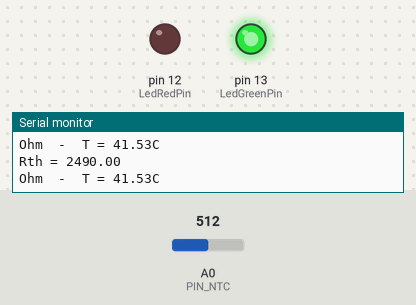
Bench run of a sketch on a simulated Arduino Uno, built with avr-gcc and run on an emulated ATmega328P. Parts: output pins drawn as LEDs (lit = HIGH), the last lines printed to the serial monitor. The test bench sets the inputs (shaded band); at power-on: A0 (PIN_NTC) = 512.

Above: at 1.8 s.
1.9 s: A0 (PIN_NTC) set to 277
3.4 s: A0 (PIN_NTC) set to 257
At 4.4 s:
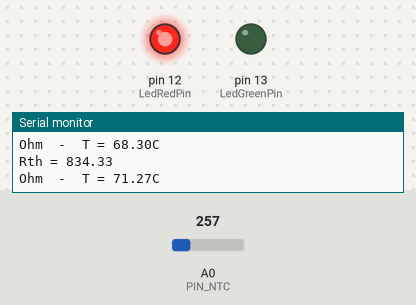
5.5 s: A0 (PIN_NTC) set to 418
7.2 s: A0 (PIN_NTC) set to 436
At 9.0 s:
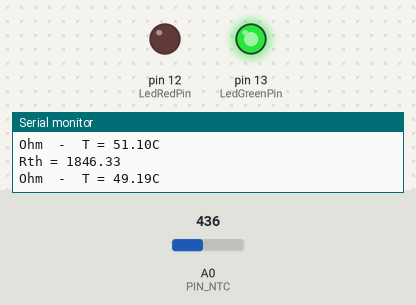
9.5 s: A0 (PIN_NTC) set to 122
At 10.6 s:
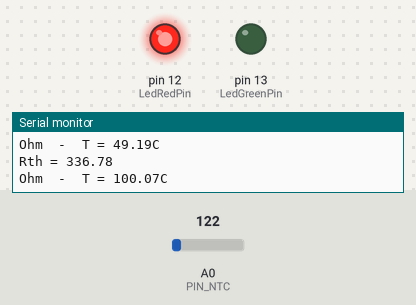
Timing chart, 0 to 12.5 s (numbered marks = the images above; inputs shaded):
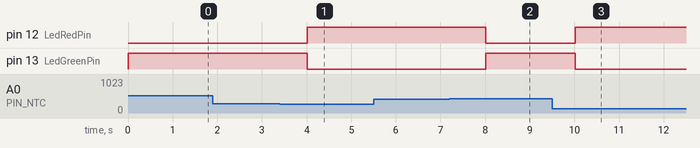

Measured:
- the behaviour switches between 266 and 265 on A0 (PIN_NTC) (found by bisection; images 0 and 1)
- the behaviour switches between 428 and 429 on A0 (PIN_NTC) (found by bisection; images 1 and 2)
- after the input at 3.4 s, pin 12 (LedRedPin): LOW → HIGH after 0.61 s; pin 13 (LedGreenPin): HIGH → LOW after 0.61 s
- after the input at 7.2 s, pin 12 (LedRedPin): HIGH → LOW after 0.82 s; pin 13 (LedGreenPin): LOW → HIGH after 0.82 s
- after the input at 9.5 s, pin 12 (LedRedPin): LOW → HIGH after 0.52 s; pin 13 (LedGreenPin): HIGH → LOW after 0.52 s

The sketch:

LIRE_CTN.ino
```cpp
#include <math.h>
#define PIN_NTC 0
int LedGreenPin = 13;
int LedRedPin = 12;
double Rref = 2490.0; //Résistance de référence à 25°C
double V_IN = 5.0; //Alimentation électrique

//Information de la thermistance

float Tun = 10.0;
float Run = 9950.0;
//print('\t----------------------------------')
float Tdeux = 40.0;
float Rdeux = 2663.0;
//print('\t----------------------------------')
float Ttrois = 120.0;
float Rtrois = 194.0;

// calculs en kelvin
float KTun = Tun + 273;
float KTdeux = Tdeux + 273;
float KTtrois = Ttrois + 273;

double Yun = 1/KTun;
double Ydeux = 1/KTdeux;
double Ytrois = 1/KTtrois;

float Lun = log(Run);
float Ldeux = log(Rdeux);
float Ltrois = log(Rtrois);

// calculs intermediaires
float a = (Ldeux-Ltrois)/(Lun-Ldeux)*(pow (Ldeux,3) - pow (Lun,3)) + (pow (Ldeux,3) - pow (Ltrois,3));
float b = Ydeux - Ytrois - ((Ldeux-Ltrois)/(Lun-Ldeux))*(Yun-Ydeux);

// calculs de A, B et C
double C = b / a;
double B = (1/(Lun-Ldeux))*(Yun-Ydeux-C*(pow(Lun,3) - pow(Ldeux,3)));
double A = Yun - B*Lun - C*pow (Lun,3);

double A_1 = Yun - B*Lun - C*pow (Lun,3);
double B_1 = (1/(Lun-Ldeux))*(Yun-Ydeux-C*(pow(Lun,3) - pow(Ldeux,3)));
double C_1 = b/a;
//double D_1 = 6.383091E-8;

void printDouble( double val, unsigned long precision){
// prints val with number of decimal places determine by precision
// NOTE: precision is 1 followed by the number of zeros for the desired number of decimial places
// example: printDouble( 3.1415, 100); // prints 3.14 (two decimal places)

   Serial.print (int(val));  //prints the int part
   Serial.print("."); // print the decimal point
   unsigned int frac;
   if(val >= 0)
     frac = (val - int(val)) * precision;
   else
      frac = (int(val)- val ) * precision;
   int frac1 = frac;
   while( frac1 /= 10 )
       precision /= 10;
   precision /= 10;
   while(  precision /= 10)
       Serial.print("0");

   Serial.println(frac,DEC) ;
}

double SteinhartHart(double R)
{
  //Division de l'équation en 4 parties. La premiere est
  //uniquement A1

  double equationB1 = B_1 * log(R);
  double equationC1 = C_1 * pow(log(R), 3);
  double equation = A_1 + equationB1 + equationC1;
  return pow(equation, -1);

}

void setup() {
  Serial.begin(19200);
  pinMode(LedGreenPin, OUTPUT);
  pinMode(LedRedPin, OUTPUT);
}

void loop() {

  //Calcul de la tension sur la borne analogique
  double valeurAnalog = analogRead(PIN_NTC);
  double V =  valeurAnalog / 1024 * V_IN;
  //printDouble(B_1,10000000);
  //Calcul de la résistance de la thermistance
  double Rth = (Rref * V ) / (V_IN - V);
  Serial.print("Rth = ");
  Serial.println(Rth);

  //Calcul de la température en kelvin( Steinhart and Hart)
  double kelvin = SteinhartHart(Rth);
  double celsius = kelvin - 273.15; //Conversion en celsius
  Serial.print("Ohm  -  T = ");
  Serial.print(celsius);
  Serial.println("C\n");
  //gestion des LED
  if (celsius < 50) {
    digitalWrite(LedGreenPin, HIGH);
    digitalWrite(LedRedPin, LOW);
  }
  else if (celsius >= 60 && celsius < 70) {
    //Warning! User attention required
  }
  else {
     digitalWrite(LedGreenPin, LOW);
     digitalWrite(LedRedPin, HIGH);
  }

  delay(1000);
}
```
